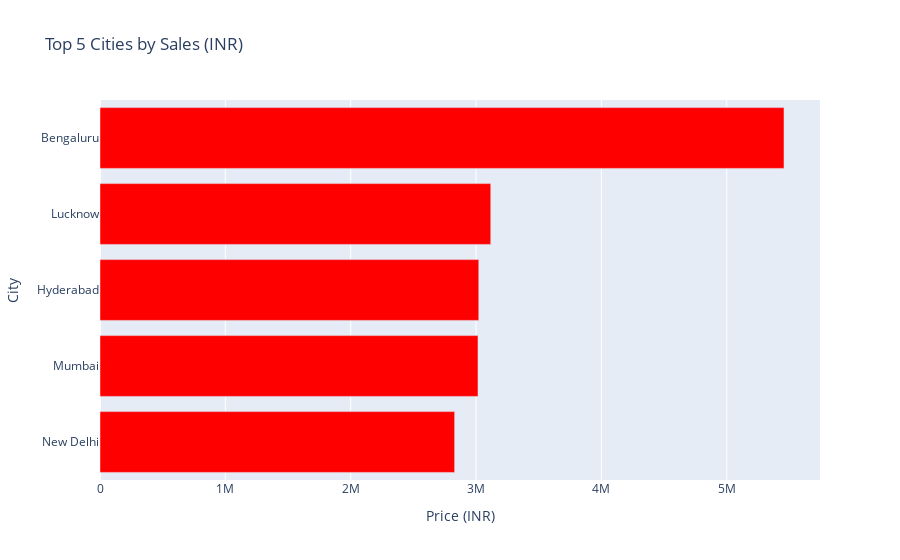

The cell this chart's notebook holds for it:
### Markdown cell above
### Top 5 Cities by Sales

### Code cell
top_5_cities = (
    df.groupby("City") ["Price (INR)"]
    .sum()
        .nlargest (5)
        .sort_values()
        .reset_index()
)
fig = px.bar(
    top_5_cities,
    x="Price (INR)",
    y="City",
    orientation="h",
    title="Top 5 Cities by Sales (INR)",
    color_discrete_sequence=["red"]
)

fig.show()

### Figure 1 — Plotly figure (JSON) as saved in the notebook; plotly's stock layout.template omitted (floating-point values rounded to 4 significant figures)
{"data": [{"hovertemplate": "Price (INR)=%{x}<br>City=%{y}<extra></extra>", "legendgroup": "", "marker": {"color": "red", "pattern": {"shape": ""}}, "name": "", "orientation": "h", "showlegend": false, "textposition": "auto", "type": "bar", "x": [2829000.0, 3016000.0, 3022000.0, 3117000.0, 5457000.0], "xaxis": "x", "y": ["New Delhi", "Mumbai", "Hyderabad", "Lucknow", "Bengaluru"], "yaxis": "y"}], "layout": {"barmode": "relative", "legend": {"tracegroupgap": 0}, "title": {"text": "Top 5 Cities by Sales (INR)"}, "xaxis": {"anchor": "y", "domain": [0, 1], "title": {"text": "Price (INR)"}}, "yaxis": {"anchor": "x", "domain": [0, 1], "title": {"text": "City"}}}}
